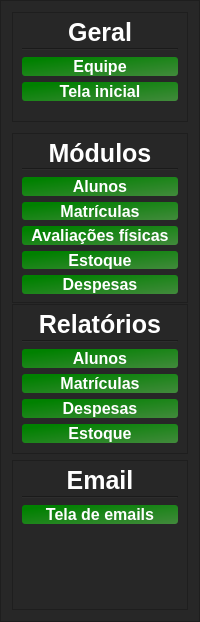
     <widget class="QFrame" name="frame">
      <property name="minimumSize">
       <size>
        <width>200</width>
        <height>0</height>
       </size>
      </property>
      <property name="maximumSize">
       <size>
        <width>500</width>
        <height>16777215</height>
       </size>
      </property>
      <property name="styleSheet">
       <string notr="true">background-color: rgb(39, 39, 39);</string>
      </property>
      <property name="frameShape">
       <enum>QFrame::StyledPanel</enum>
      </property>
      <property name="frameShadow">
       <enum>QFrame::Raised</enum>
      </property>
      <layout class="QVBoxLayout" name="verticalLayout">
       <item>
        <widget class="QFrame" name="frame_3">
         <property name="minimumSize">
          <size>
           <width>0</width>
           <height>0</height>
          </size>
         </property>
         <property name="maximumSize">
          <size>
           <width>16777215</width>
           <height>110</height>
          </size>
         </property>
         <property name="frameShape">
          <enum>QFrame::StyledPanel</enum>
         </property>
         <property name="frameShadow">
          <enum>QFrame::Raised</enum>
         </property>
         <layout class="QVBoxLayout" name="verticalLayout_2">
          <item>
           <widget class="QLabel" name="label_3">
            <property name="maximumSize">
             <size>
              <width>16777215</width>
              <height>20</height>
             </size>
            </property>
            <property name="styleSheet">
             <string notr="true">font-size:25px;
font-weight: bold;
color: #fff;</string>
            </property>
            <property name="text">
             <string>Geral</string>
            </property>
            <property name="alignment">
             <set>Qt::AlignCenter</set>
            </property>
           </widget>
          </item>
          <item>
           <widget class="Line" name="line_2">
            <property name="orientation">
             <enum>Qt::Horizontal</enum>
            </property>
           </widget>
          </item>
          <item>
           <widget class="QPushButton" name="pushButton">
            <property name="styleSheet">
             <string notr="true">
QPushButton{
background-color: qlineargradient(spread:pad, x1:0, y1:0.017, x2:1, y2:1, stop:0.113636 rgba(0, 129, 0, 255), stop:1 rgba(66, 138, 60, 255));
border-radius:3px;
  text-align: center;
   color: #ffffff;
font-size:16px;
font-weight:bold;

}

QPushButton:hover{
background-color: rgb(36, 199, 31);


}

QPushButton:pressed{
  background-color: #3e8e41;

}</string>
            </property>
            <property name="text">
             <string>Equipe</string>
            </property>
           </widget>
          </item>
          <item>
           <widget class="QPushButton" name="pushButton_5">
            <property name="styleSheet">
             <string notr="true">
QPushButton{
background-color: qlineargradient(spread:pad, x1:0, y1:0.017, x2:1, y2:1, stop:0.113636 rgba(0, 129, 0, 255), stop:1 rgba(66, 138, 60, 255));
border-radius:3px;
  text-align: center;
   color: #ffffff;
font-size:16px;
font-weight:bold;

}

QPushButton:hover{
background-color: rgb(36, 199, 31);


}

QPushButton:pressed{
  background-color: #3e8e41;

}</string>
            </property>
            <property name="text">
             <string>Tela inicial</string>
            </property>
           </widget>
          </item>
          <item>
           <spacer name="verticalSpacer">
            <property name="orientation">
             <enum>Qt::Vertical</enum>
            </property>
            <property name="sizeHint" stdset="0">
             <size>
              <width>20</width>
              <height>40</height>
             </size>
            </property>
           </spacer>
          </item>
         </layout>
        </widget>
       </item>
       <item>
        <widget class="QFrame" name="frame_4">
         <property name="minimumSize">
          <size>
           <width>0</width>
           <height>170</height>
          </size>
         </property>
         <property name="maximumSize">
          <size>
           <width>16777215</width>
           <height>160</height>
          </size>
         </property>
         <property name="frameShape">
          <enum>QFrame::StyledPanel</enum>
         </property>
         <property name="frameShadow">
          <enum>QFrame::Raised</enum>
         </property>
         <layout class="QVBoxLayout" name="verticalLayout_6">
          <item>
           <widget class="QLabel" name="label_5">
            <property name="minimumSize">
             <size>
              <width>0</width>
              <height>20</height>
             </size>
            </property>
            <property name="maximumSize">
             <size>
              <width>16777215</width>
              <height>25</height>
             </size>
            </property>
            <property name="styleSheet">
             <string notr="true">font-size:25px;
font-weight: bold;
color: #fff;</string>
            </property>
            <property name="text">
             <string>Módulos</string>
            </property>
            <property name="alignment">
             <set>Qt::AlignCenter</set>
            </property>
           </widget>
          </item>
          <item>
           <widget class="Line" name="line_5">
            <property name="orientation">
             <enum>Qt::Horizontal</enum>
            </property>
           </widget>
          </item>
          <item>
           <widget class="QPushButton" name="pushButton_6">
            <property name="styleSheet">
             <string notr="true">
QPushButton{
background-color: qlineargradient(spread:pad, x1:0, y1:0.017, x2:1, y2:1, stop:0.113636 rgba(0, 129, 0, 255), stop:1 rgba(66, 138, 60, 255));
border-radius:3px;
  text-align: center;
   color: #ffffff;
font-size:16px;
font-weight:bold;

}

QPushButton:hover{
background-color: rgb(36, 199, 31);


}

QPushButton:pressed{
  background-color: #3e8e41;

}</string>
            </property>
            <property name="text">
             <string>Alunos</string>
            </property>
           </widget>
          </item>
          <item>
           <widget class="QPushButton" name="pushButton_8">
            <property name="styleSheet">
             <string notr="true">
QPushButton{
background-color: qlineargradient(spread:pad, x1:0, y1:0.017, x2:1, y2:1, stop:0.113636 rgba(0, 129, 0, 255), stop:1 rgba(66, 138, 60, 255));
border-radius:3px;
  text-align: center;
   color: #ffffff;
font-size:16px;
font-weight:bold;

}

QPushButton:hover{
background-color: rgb(36, 199, 31);


}

QPushButton:pressed{
  background-color: #3e8e41;

}</string>
            </property>
            <property name="text">
             <string>Matrículas</string>
            </property>
           </widget>
          </item>
          <item>
           <widget class="QPushButton" name="pushButton_7">
            <property name="styleSheet">
             <string notr="true">
QPushButton{
background-color: qlineargradient(spread:pad, x1:0, y1:0.017, x2:1, y2:1, stop:0.113636 rgba(0, 129, 0, 255), stop:1 rgba(66, 138, 60, 255));
border-radius:3px;
  text-align: center;
   color: #ffffff;
font-size:16px;
font-weight:bold;

}

QPushButton:hover{
background-color: rgb(36, 199, 31);


}

QPushButton:pressed{
  background-color: #3e8e41;

}</string>
            </property>
            <property name="text">
             <string>Avaliações físicas</string>
            </property>
           </widget>
          </item>
          <item>
           <widget class="QPushButton" name="pushButton_9">
            <property name="styleSheet">
             <string notr="true">
QPushButton{
background-color: qlineargradient(spread:pad, x1:0, y1:0.017, x2:1, y2:1, stop:0.113636 rgba(0, 129, 0, 255), stop:1 rgba(66, 138, 60, 255));
border-radius:3px;
  text-align: center;
   color: #ffffff;
font-size:16px;
font-weight:bold;

}

QPushButton:hover{
background-color: rgb(36, 199, 31);


}

QPushButton:pressed{
  background-color: #3e8e41;

}</string>
            </property>
            <property name="text">
             <string>Estoque</string>
            </property>
           </widget>
          </item>
          <item>
           <widget class="QPushButton" name="pushButton_10">
            <property name="styleSheet">
             <string notr="true">
QPushButton{
background-color: qlineargradient(spread:pad, x1:0, y1:0.017, x2:1, y2:1, stop:0.113636 rgba(0, 129, 0, 255), stop:1 rgba(66, 138, 60, 255));
border-radius:3px;
  text-align: center;
   color: #ffffff;
font-size:16px;
font-weight:bold;

}

QPushButton:hover{
background-color: rgb(36, 199, 31);


}

QPushButton:pressed{
  background-color: #3e8e41;

}</string>
            </property>
            <property name="text">
             <string>Despesas</string>
            </property>
           </widget>
          </item>
         </layout>
        </widget>
       </item>
       <item>
        <widget class="QFrame" name="frame_5">
         <property name="minimumSize">
          <size>
           <width>0</width>
           <height>150</height>
          </size>
         </property>
         <property name="maximumSize">
          <size>
           <width>16777215</width>
           <height>150</height>
          </size>
         </property>
         <property name="frameShape">
          <enum>QFrame::StyledPanel</enum>
         </property>
         <property name="frameShadow">
          <enum>QFrame::Raised</enum>
         </property>
         <layout class="QVBoxLayout" name="verticalLayout_7">
          <item>
           <widget class="QLabel" name="label_6">
            <property name="maximumSize">
             <size>
              <width>16777215</width>
              <height>20</height>
             </size>
            </property>
            <property name="styleSheet">
             <string notr="true">font-size:25px;
font-weight: bold;
color: #fff;</string>
            </property>
            <property name="text">
             <string>Relatórios</string>
            </property>
            <property name="alignment">
             <set>Qt::AlignCenter</set>
            </property>
           </widget>
          </item>
          <item>
           <widget class="Line" name="line_7">
            <property name="orientation">
             <enum>Qt::Horizontal</enum>
            </property>
           </widget>
          </item>
          <item>
           <widget class="QPushButton" name="pushButton_11">
            <property name="styleSheet">
             <string notr="true">
QPushButton{
background-color: qlineargradient(spread:pad, x1:0, y1:0.017, x2:1, y2:1, stop:0.113636 rgba(0, 129, 0, 255), stop:1 rgba(66, 138, 60, 255));
border-radius:3px;
  text-align: center;
   color: #ffffff;
font-size:16px;
font-weight:bold;

}

QPushButton:hover{
background-color: rgb(36, 199, 31);


}

QPushButton:pressed{
  background-color: #3e8e41;

}</string>
            </property>
            <property name="text">
             <string>Alunos</string>
            </property>
           </widget>
          </item>
          <item>
           <widget class="QPushButton" name="pushButton_12">
            <property name="styleSheet">
             <string notr="true">
QPushButton{
background-color: qlineargradient(spread:pad, x1:0, y1:0.017, x2:1, y2:1, stop:0.113636 rgba(0, 129, 0, 255), stop:1 rgba(66, 138, 60, 255));
border-radius:3px;
  text-align: center;
   color: #ffffff;
font-size:16px;
font-weight:bold;

}

QPushButton:hover{
background-color: rgb(36, 199, 31);


}

QPushButton:pressed{
  background-color: #3e8e41;

}</string>
            </property>
            <property name="text">
             <string>Matrículas</string>
            </property>
           </widget>
          </item>
          <item>
           <widget class="QPushButton" name="pushButton_14">
            <property name="styleSheet">
             <string notr="true">
QPushButton{
background-color: qlineargradient(spread:pad, x1:0, y1:0.017, x2:1, y2:1, stop:0.113636 rgba(0, 129, 0, 255), stop:1 rgba(66, 138, 60, 255));
border-radius:3px;
  text-align: center;
   color: #ffffff;
font-size:16px;
font-weight:bold;

}

QPushButton:hover{
background-color: rgb(36, 199, 31);


}

QPushButton:pressed{
  background-color: #3e8e41;

}</string>
            </property>
            <property name="text">
             <string>Despesas</string>
            </property>
           </widget>
          </item>
          <item>
           <widget class="QPushButton" name="pushButton_13">
            <property name="styleSheet">
             <string notr="true">
QPushButton{
background-color: qlineargradient(spread:pad, x1:0, y1:0.017, x2:1, y2:1, stop:0.113636 rgba(0, 129, 0, 255), stop:1 rgba(66, 138, 60, 255));
border-radius:3px;
  text-align: center;
   color: #ffffff;
font-size:16px;
font-weight:bold;

}

QPushButton:hover{
background-color: rgb(36, 199, 31);


}

QPushButton:pressed{
  background-color: #3e8e41;

}</string>
            </property>
            <property name="text">
             <string>Estoque</string>
            </property>
           </widget>
          </item>
         </layout>
        </widget>
       </item>
       <item>
        <widget class="QFrame" name="frame_6">
         <property name="minimumSize">
          <size>
           <width>0</width>
           <height>150</height>
          </size>
         </property>
         <property name="frameShape">
          <enum>QFrame::StyledPanel</enum>
         </property>
         <property name="frameShadow">
          <enum>QFrame::Raised</enum>
         </property>
         <layout class="QVBoxLayout" name="verticalLayout_8">
          <item>
           <widget class="QLabel" name="label_7">
            <property name="maximumSize">
             <size>
              <width>16777215</width>
              <height>20</height>
             </size>
            </property>
            <property name="styleSheet">
             <string notr="true">font-size:25px;
font-weight: bold;
color: #fff;</string>
            </property>
            <property name="text">
             <string>Email</string>
            </property>
            <property name="alignment">
             <set>Qt::AlignCenter</set>
            </property>
           </widget>
          </item>
          <item>
           <widget class="Line" name="line_6">
            <property name="orientation">
             <enum>Qt::Horizontal</enum>
            </property>
           </widget>
          </item>
          <item>
           <widget class="QPushButton" name="pushButton_15">
            <property name="styleSheet">
             <string notr="true">
QPushButton{
background-color: qlineargradient(spread:pad, x1:0, y1:0.017, x2:1, y2:1, stop:0.113636 rgba(0, 129, 0, 255), stop:1 rgba(66, 138, 60, 255));
border-radius:3px;
  text-align: center;
   color: #ffffff;
font-size:16px;
font-weight:bold;

}

QPushButton:hover{
background-color: rgb(36, 199, 31);


}

QPushButton:pressed{
  background-color: #3e8e41;

}</string>
            </property>
            <property name="text">
             <string>Tela de emails</string>
            </property>
           </widget>
          </item>
          <item>
           <spacer name="verticalSpacer_2">
            <property name="orientation">
             <enum>Qt::Vertical</enum>
            </property>
            <property name="sizeHint" stdset="0">
             <size>
              <width>20</width>
              <height>40</height>
             </size>
            </property>
           </spacer>
          </item>
         </layout>
        </widget>
       </item>
      </layout>
     </widget>
